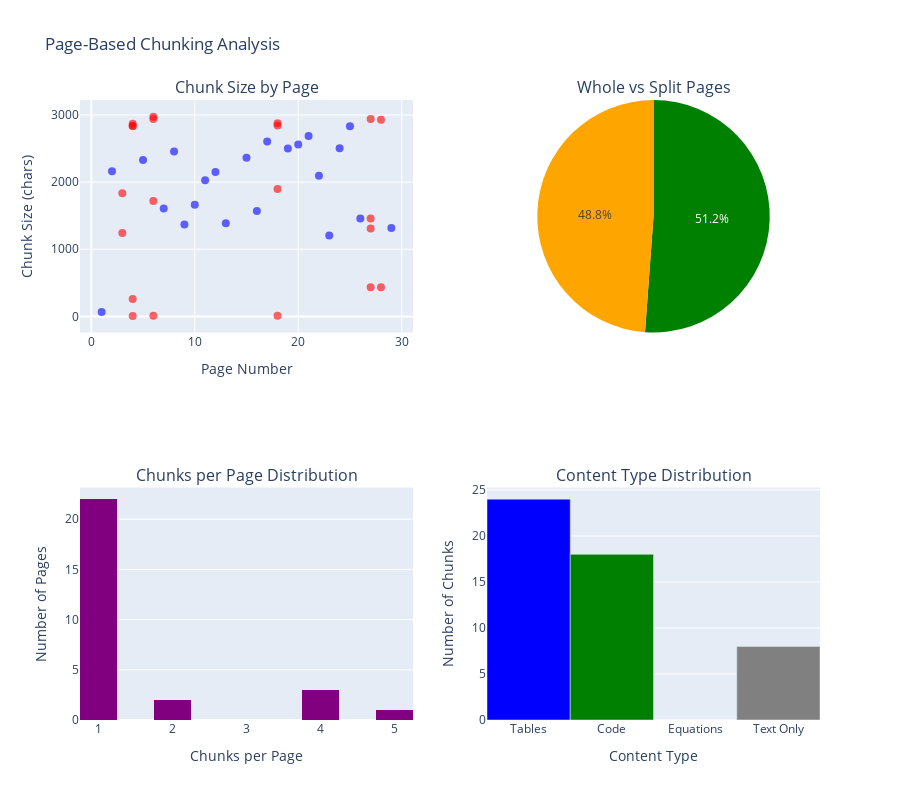

Here is the notebook cell this chart was saved with:
### Code cell
import plotly.graph_objects as go
from plotly.subplots import make_subplots

def visualize_page_chunks(chunks: List[PageBasedChunk], stats_df: pd.DataFrame):
    """Visualize page-based chunking results"""
    
    fig = make_subplots(
        rows=2, cols=2,
        subplot_titles=(
            'Chunk Size by Page',
            'Whole vs Split Pages',
            'Chunks per Page Distribution',
            'Content Type Distribution'
        ),
        specs=[
            [{'type': 'scatter'}, {'type': 'pie'}],
            [{'type': 'histogram'}, {'type': 'bar'}]
        ]
    )
    
    # 1. Chunk size by page
    colors = ['red' if split else 'blue' for split in stats_df['is_split']]
    fig.add_trace(
        go.Scatter(
            x=stats_df['page'],
            y=stats_df['char_count'],
            mode='markers',
            marker=dict(
                size=8,
                color=colors,
                opacity=0.6
            ),
            text=stats_df['page_ref'],
            name='Chunks'
        ),
        row=1, col=1
    )
    fig.update_xaxes(title_text="Page Number", row=1, col=1)
    fig.update_yaxes(title_text="Chunk Size (chars)", row=1, col=1)
    
    # 2. Whole vs Split
    split_counts = {
        'Whole Pages': (~stats_df['is_split']).sum(),
        'Split Pages': stats_df['is_split'].sum()
    }
    fig.add_trace(
        go.Pie(
            labels=list(split_counts.keys()),
            values=list(split_counts.values()),
            marker_colors=['green', 'orange']
        ),
        row=1, col=2
    )
    
    # 3. Chunks per page distribution
    chunks_per_page = stats_df.groupby('page').size()
    fig.add_trace(
        go.Histogram(
            x=chunks_per_page.values,
            nbinsx=10,
            name='Chunks/Page',
            marker_color='purple'
        ),
        row=2, col=1
    )
    fig.update_xaxes(title_text="Chunks per Page", row=2, col=1)
    fig.update_yaxes(title_text="Number of Pages", row=2, col=1)
    
    # 4. Content type distribution
    content_types = {
        'Tables': stats_df['has_tables'].sum(),
        'Code': stats_df['has_code'].sum(),
        'Equations': stats_df['has_equations'].sum(),
        'Text Only': len(stats_df) - stats_df[['has_tables', 'has_code', 'has_equations']].any(axis=1).sum()
    }
    
    fig.add_trace(
        go.Bar(
            x=list(content_types.keys()),
            y=list(content_types.values()),
            marker_color=['blue', 'green', 'red', 'gray']
        ),
        row=2, col=2
    )
    fig.update_xaxes(title_text="Content Type", row=2, col=2)
    fig.update_yaxes(title_text="Number of Chunks", row=2, col=2)
    
    fig.update_layout(
        title_text="Page-Based Chunking Analysis",
        height=800,
        showlegend=False
    )
    
    fig.show()

# Visualize
visualize_page_chunks(page_chunks, page_stats_df)

### Figure 1 — Plotly figure (JSON) as saved in the notebook; plotly's stock layout.template omitted (floating-point values rounded to 4 significant figures)
{"data": [{"marker": {"color": ["blue", "blue", "red", "red", "red", "red", "red", "red", "red", "blue", "red", "red", "red", "red", "blue", "blue", "blue", "blue", "blue", "blue", "blue", "blue", "blue", "blue", "red", "red", "red", "red", "blue", "blue", "blue", "blue", "blue", "blue", "blue", "blue", "red", "red", "red", "red", "red", "red", "blue"], "opacity": 0.6, "size": 8}, "mode": "markers", "name": "Chunks", "text": ["Page 1", "Page 2", "Page 3 (part 1/2)", "Page 3 (part 2/2)", "Page 4 (part 1/5)", "Page 4 (part 2/5)", "Page 4 (part 3/5)", "Page 4 (part 4/5)", "Page 4 (part 5/5)", "Page 5", "Page 6 (part 1/4)", "Page 6 (part 2/4)", "Page 6 (part 3/4)", "Page 6 (part 4/4)", "Page 7", "Page 8", "Page 9", "Page 10", "Page 11", "Page 12", "Page 13", "Page 15", "Page 16", "Page 17", "Page 18 (part 1/4)", "Page 18 (part 2/4)", "Page 18 (part 3/4)", "Page 18 (part 4/4)", "Page 19", "Page 20", "Page 21", "Page 22", "Page 23", "Page 24", "Page 25", "Page 26", "Page 27 (part 1/4)", "Page 27 (part 2/4)", "Page 27 (part 3/4)", "Page 27 (part 4/4)", "Page 28 (part 1/2)", "Page 28 (part 2/2)", "Page 29"], "type": "scatter", "x": [1, 2, 3, 3, 4, 4, 4, 4, 4, 5, 6, 6, 6, 6, 7, 8, 9, 10, 11, 12, 13, 15, 16, 17, 18, 18, 18, 18, 19, 20, 21, 22, 23, 24, 25, 26, 27, 27, 27, 27, 28, 28, 29], "xaxis": "x", "y": [67, 2164, 1241, 1834, 8, 2870, 2837, 2837, 261, 2331, 11, 2976, 2939, 1718, 1609, 2458, 1369, 1662, 2030, 2152, 1386, 2363, 1570, 2606, 9, 2876, 2843, 1899, 2502, 2561, 2689, 2096, 1206, 2505, 2833, 1457, 1310, 2940, 1458, 434, 2928, 436, 1316], "yaxis": "y"}, {"domain": {"x": [0.55, 1], "y": [0.625, 1]}, "labels": ["Whole Pages", "Split Pages"], "marker": {"colors": ["green", "orange"]}, "type": "pie", "values": [22, 21]}, {"marker": {"color": "purple"}, "name": "Chunks/Page", "nbinsx": 10, "type": "histogram", "x": [1, 1, 2, 5, 1, 4, 1, 1, 1, 1, 1, 1, 1, 1, 1, 1, 4, 1, 1, 1, 1, 1, 1, 1, 1, 4, 2, 1], "xaxis": "x2", "yaxis": "y2"}, {"marker": {"color": ["blue", "green", "red", "gray"]}, "type": "bar", "x": ["Tables", "Code", "Equations", "Text Only"], "xaxis": "x3", "y": [24, 18, 0, 8], "yaxis": "y3"}], "layout": {"annotations": [{"font": {"size": 16}, "showarrow": false, "text": "Chunk Size by Page", "x": 0.225, "xanchor": "center", "xref": "paper", "y": 1, "yanchor": "bottom", "yref": "paper"}, {"font": {"size": 16}, "showarrow": false, "text": "Whole vs Split Pages", "x": 0.775, "xanchor": "center", "xref": "paper", "y": 1, "yanchor": "bottom", "yref": "paper"}, {"font": {"size": 16}, "showarrow": false, "text": "Chunks per Page Distribution", "x": 0.225, "xanchor": "center", "xref": "paper", "y": 0.375, "yanchor": "bottom", "yref": "paper"}, {"font": {"size": 16}, "showarrow": false, "text": "Content Type Distribution", "x": 0.775, "xanchor": "center", "xref": "paper", "y": 0.375, "yanchor": "bottom", "yref": "paper"}], "height": 800, "showlegend": false, "title": {"text": "Page-Based Chunking Analysis"}, "xaxis": {"anchor": "y", "domain": [0, 0.45], "title": {"text": "Page Number"}}, "xaxis2": {"anchor": "y2", "domain": [0, 0.45], "title": {"text": "Chunks per Page"}}, "xaxis3": {"anchor": "y3", "domain": [0.55, 1], "title": {"text": "Content Type"}}, "yaxis": {"anchor": "x", "domain": [0.625, 1], "title": {"text": "Chunk Size (chars)"}}, "yaxis2": {"anchor": "x2", "domain": [0, 0.375], "title": {"text": "Number of Pages"}}, "yaxis3": {"anchor": "x3", "domain": [0, 0.375], "title": {"text": "Number of Chunks"}}}}
